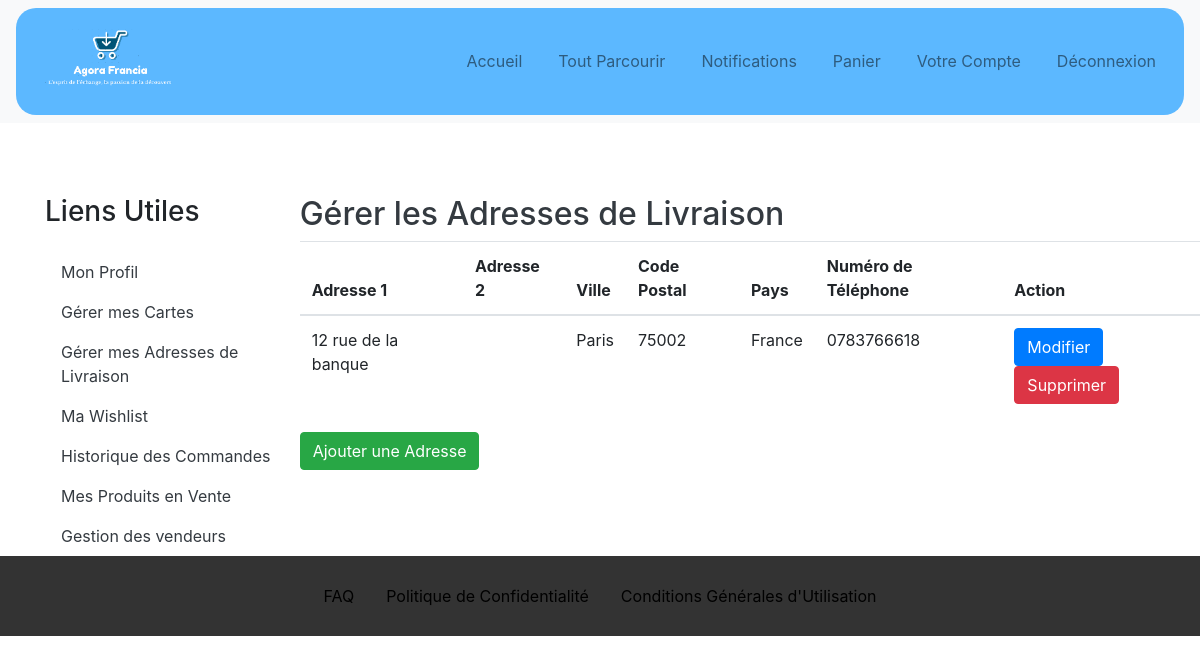
The app's page /SiteAGORA/manage_livraison.php (signed in) with its own data.
### tables this page shows
CREATE TABLE `livraison` (
  `id` int(11) NOT NULL,
  `adresse_ligne1` varchar(255) NOT NULL,
  `adresse_ligne2` varchar(255) DEFAULT NULL,
  `ville` varchar(100) NOT NULL,
  `code_postal` varchar(20) NOT NULL,
  `pays` varchar(100) NOT NULL,
  `numero_telephone` varchar(20) NOT NULL,
  `user_id` int(11) DEFAULT NULL
);

### SiteAGORA/manage_livraison.php (the view, shortened to what this page needs)
<?php
include 'header.php';
include 'db_connection.php';
$user_id = $_SESSION['user_id'];
$stmt = $conn->prepare("SELECT * FROM Livraison WHERE user_id = ?");
$stmt->bind_param("i", $user_id);
$stmt->execute();
$result = $stmt->get_result();
?>
<!DOCTYPE html>
<html lang="fr">
<head>
    <link rel="stylesheet" href="css/styles.css">
    <link rel="stylesheet" href="https://stackpath.bootstrapcdn.com/bootstrap/4.5.2/css/bootstrap.min.css">
</head>
<body>
    <div class="container mt-5" style="display: flex; flex-direction: row-reverse;">
        <div class="mt-4">
            <h2>Gérer les Adresses de Livraison</h2>
            <table class="table">
                <thead>
                    <tr>
                        <th>Adresse 1</th>
                        <th>Adresse 2</th>
                        <th>Ville</th>
                        <th>Code Postal</th>
                        <th>Pays</th>
                        <th>Numéro de Téléphone</th>
                        <th>Action</th>
                    </tr>
                </thead>
                <tbody>
                    <?php while ($row = $result->fetch_assoc()) { ?>
                        <tr>
                            <td><?php echo htmlspecialchars($row['adresse_ligne1']); ?></td>
                            <td><?php echo htmlspecialchars($row['adresse_ligne2']); ?></td>
                            <td><?php echo htmlspecialchars($row['ville']); ?></td>
                            <td><?php echo htmlspecialchars($row['code_postal']); ?></td>
                            <td><?php echo htmlspecialchars($row['pays']); ?></td>
                            <td><?php echo htmlspecialchars($row['numero_telephone']); ?></td>
                            <td>
                                <a href="update_adress.php?id=<?php echo $row['id']; ?>" class="btn btn-primary">Modifier</a>
                                <a href="delete_adress.php?id=<?php echo $row['id']; ?>" class="btn btn-danger">Supprimer</a>
                            </td>
                        </tr>
                    <?php } ?>
                </tbody>
            </table>
            <a href="add_adress.php" class="btn btn-success">Ajouter une Adresse</a>
        </div>
        <?php include 'nav_profile.php'; ?>
    </div>
    <?php include 'footer.php'; ?>
</body>
</html>

### SiteAGORA/styles.css (style rules this page uses)
body { font-family: Arial, sans-serif; background-color: #f8f9fa; }
.container { margin-top: 50px; }
h2 { color: #343a40; }
.table th, .table td { vertical-align: middle; }

### SiteAGORA/header.php (style rules this page uses)
body { font-family: Arial, sans-serif; margin: 0; padding: 0; }

### SiteAGORA/manage_livraison.php (style rules this page uses)
.table { width: 107%; }

### records on screen
livraison: adresse_ligne1 "12 rue de la banque", ville "Paris", code_postal "75002", pays "France", numero_telephone "0783766618"
